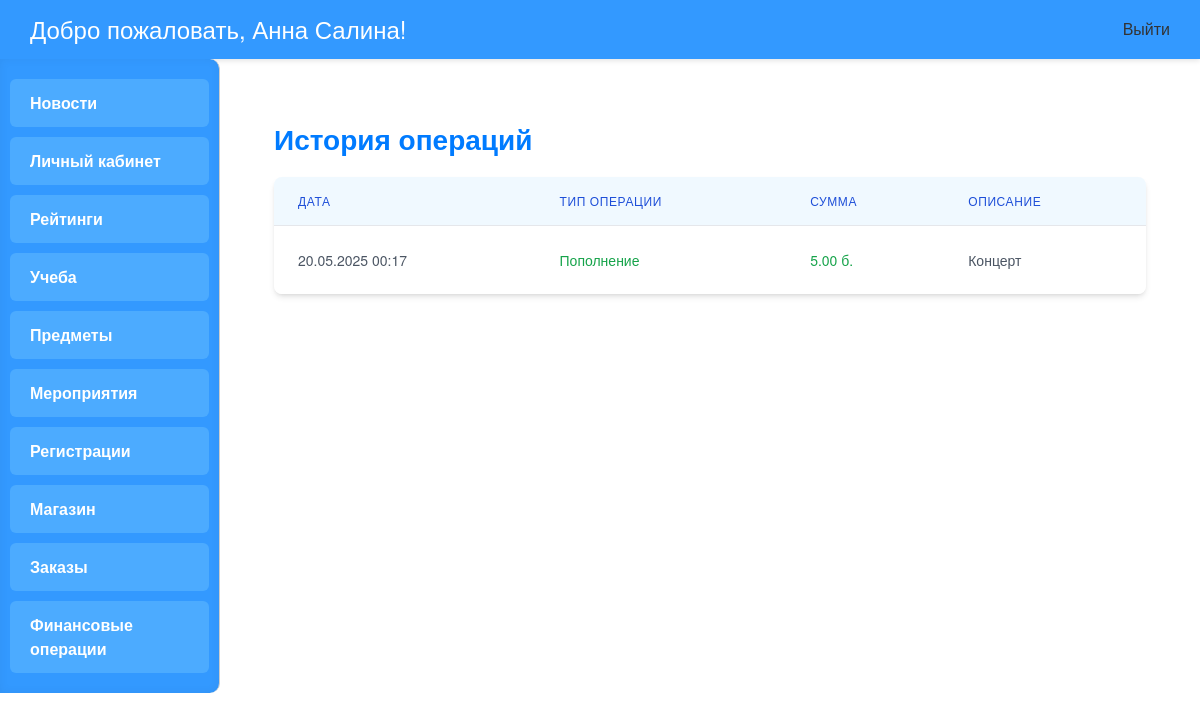
/operations/ (signed in), run on an earlier commit of the app's database.
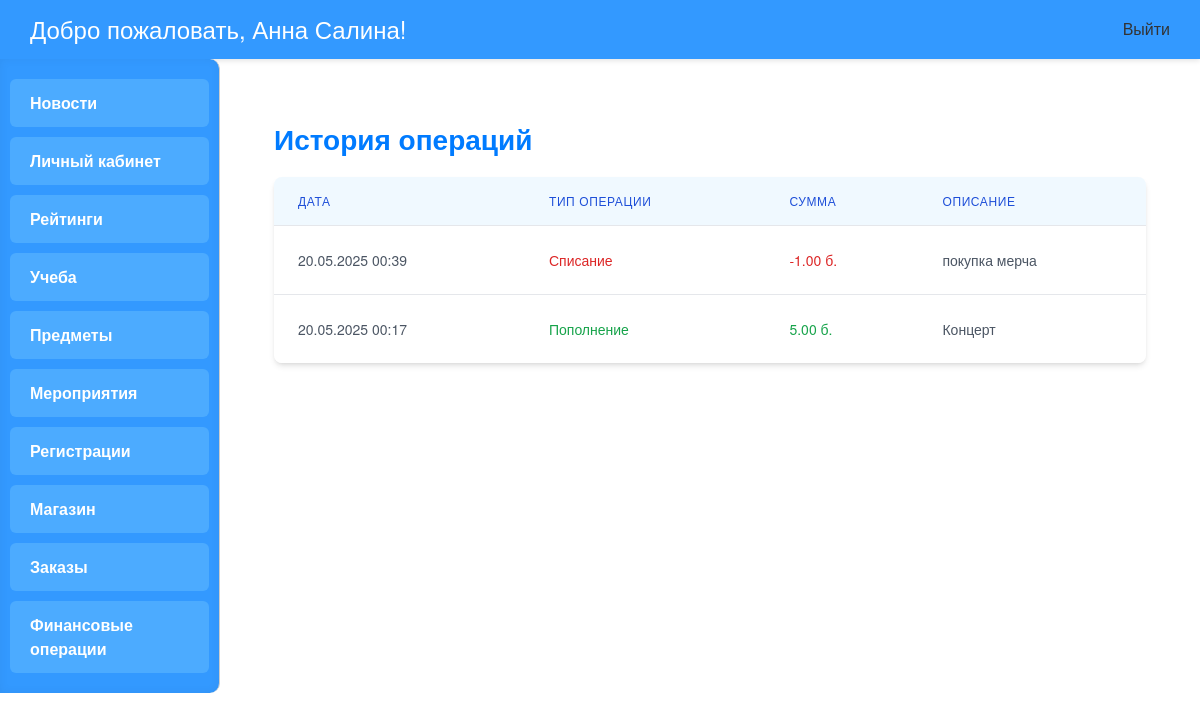
And on a later commit of the database.
### main/models.py (models this page shows, shortened)
class MoneyOperations(models.Model):
    transaction_id = models.AutoField(primary_key=True)
    user = models.ForeignKey(User, on_delete=models.CASCADE, related_name='money_operations', verbose_name='Пользователь')
    type = models.CharField(max_length=50, verbose_name='Тип операции')
    quantity = models.DecimalField(max_digits=10, decimal_places=2, verbose_name='Сумма')
    for_what = models.CharField(max_length=100, verbose_name='За что')
    transaction_date = models.DateTimeField(auto_now_add=True)

### main/views.py (the view)
# urls.py: path('operations/', views.operations, name='operations'),
@login_required
def operations(request):
    operations = MoneyOperations.objects.filter(
        user=request.user
    ).order_by('-transaction_date')
    context = {
        'operations': operations
    }
    return render(request, 'main/operations.html', context)

### main/templates/main/operations.html (shortened to what this page needs)
{% extends "main/base.html" %}
{% block content %}
<div class="container mx-auto px-4 py-8">
    <h2 class="text-3xl font-bold text-blue-800 mb-6">История операций</h2>
    <div class="bg-white rounded-lg shadow-md overflow-hidden">
        <table class="min-w-full divide-y divide-gray-200">
            <thead class="bg-blue-50">
                <tr>
                    <th class="px-6 py-3 text-left text-xs font-medium text-blue-700 uppercase tracking-wider">Дата</th>
                    <th class="px-6 py-3 text-left text-xs font-medium text-blue-700 uppercase tracking-wider">Тип операции</th>
                    <th class="px-6 py-3 text-left text-xs font-medium text-blue-700 uppercase tracking-wider">Сумма</th>
                    <th class="px-6 py-3 text-left text-xs font-medium text-blue-700 uppercase tracking-wider">Описание</th>
                </tr>
            </thead>
            <tbody class="bg-white divide-y divide-gray-200">
                {% for operation in operations %}
                <tr class="hover:bg-blue-50 transition-colors duration-150">
                    <td class="px-6 py-4 whitespace-nowrap text-sm text-gray-600">
                        {{ operation.transaction_date|date:"d.m.Y H:i" }}
                    </td>
                    <td class="px-6 py-4 whitespace-nowrap text-sm font-medium
                        {% if operation.type == 'withdrawal' or operation.quantity < 0 %}text-red-600{% else %}text-green-600{% endif %}">
                        {% if operation.type == 'withdrawal' or operation.quantity < 0 %}Списание{% else %}Пополнение{% endif %}
                    </td>
                    <td class="px-6 py-4 whitespace-nowrap text-sm
                        {% if operation.type == 'withdrawal' or operation.quantity < 0 %}text-red-600{% else %}text-green-600{% endif %}">
                        {{ operation.quantity }} б.
                    </td>
                    <td class="px-6 py-4 text-sm text-gray-600">
                        {{ operation.for_what }}
                    </td>
                </tr>
                {% empty %}
                <tr>
                    <td colspan="4" class="px-6 py-4 text-center text-sm text-gray-500">
                        Нет операций
                    </td>
                </tr>
                {% endfor %}
            </tbody>
        </table>
    </div>
</div>
{% endblock %}

What changed in the data, as far as the page shows it:
added MoneyOperations: transaction_date "20.05.2025 00:39", type "Списание", quantity "-1.00", for_what "покупка мерча"
